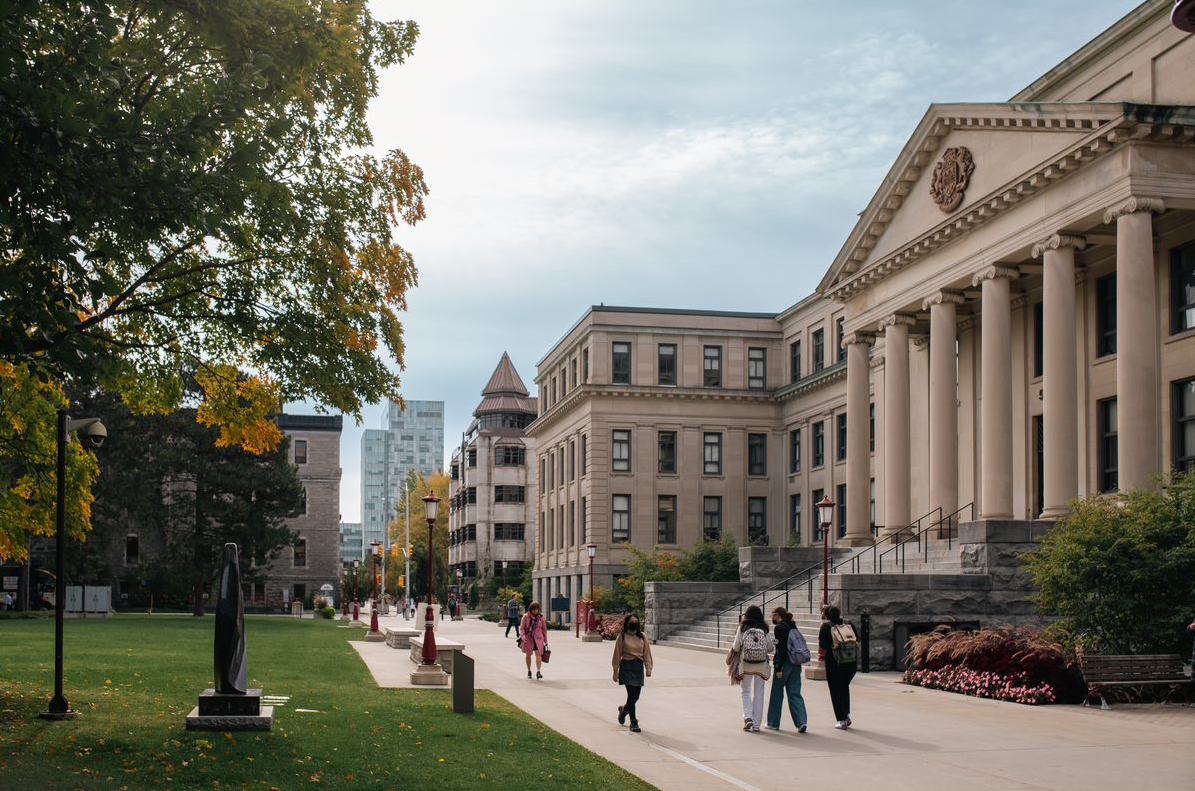
#> input picture ImageProcessing/input.png, 1195 x 791 px
$ python __main__.py --src_img_path input.png --height 100 --width 100 --x_offset 5 --y_offset 5
#> lines starting #> are read from the running program, lines starting #| are printed output that depends on the picture
### ImageProcessing/image_converter.py
from time import sleep
import cv2 as cv
import numpy as np

class ImageConverterArgs:
	'''
		This class is a bundle of geometrical arguments used by ImageConverter class.
	'''

	def __init__(self, blur_radius, canny_threshold_1, canny_threshold_2, hough_threshold, aperture_size, min_line_length, max_line_gap, rho, theta):
		# args to get blur_img
		self.blur_radius = blur_radius
		# args to get canny_img
		self.canny_threshold_1 = canny_threshold_1
		self.canny_threshold_2 = canny_threshold_2
		self.aperture_size = aperture_size
		# args to get line_segs
		self.hough_threshold = hough_threshold
		self.min_line_length = min_line_length
		self.max_line_gap = max_line_gap
		self.rho = rho
		self.theta = theta

		self._calibrate()

	def _calibrate(self):
		'''
			Private function
		'''
		if self.blur_radius % 2 == 0:
			self.blur_radius += 1 # blur radius must be odd
		if self.aperture_size % 2 == 0:
			self.aperture_size += 1 # aperture size must be odd

class ImageConverter:
	'''
		This class is used to convert the source image to the line segments
		using OpenCV library.
	'''

	def __init__(self, src_img, args: ImageConverterArgs, debug=False):
		self.src_img = src_img
		self.args = args
		self.debug = debug

	def convert(self):
		'''
			Convert the source image to the images with line segments.
		'''
		# from src_img to gray_scale_img
		gray_scale_img = cv.cvtColor(self.src_img, cv.COLOR_RGB2GRAY)
		if self.debug:
			cv.imshow("gray_scale_img", gray_scale_img)

		# from gray_scale_img to blur_img
		gaussian_kernal_size = (self.args.blur_radius, self.args.blur_radius)
		blur_img = cv.GaussianBlur(gray_scale_img, gaussian_kernal_size, 0)
		if self.debug:
			cv.imshow("blur_img", blur_img)

		# use canny edge detection to dectect edges in blur_img
		canny_img = cv.Canny(blur_img,
							 self.args.canny_threshold_1,
							 self.args.canny_threshold_2,
							 apertureSize=self.args.aperture_size)
		if self.debug:
			cv.imshow("canny_img", canny_img)

		# get line segments from canny_img
		line_segments = cv.HoughLinesP(canny_img, self.args.rho, self.args.theta,
									self.args.hough_threshold,
									minLineLength=self.args.min_line_length,
									maxLineGap=self.args.max_line_gap)

		# draw line segments to the result image
		lines = []
		res_img = np.zeros(self.src_img.shape, np.uint8)
		line_color = (0, 255, 0)
		if line_segments is not None:
			for i in range(0, len(line_segments)):
				p1 = (line_segments[i][0][0], line_segments[i][0][1])
				p2 = (line_segments[i][0][2], line_segments[i][0][3])
				lines.append((p1, p2))
				cv.line(res_img, p1, p2, line_color, 1, cv.LINE_AA)

		if self.debug:
			cv.imshow("res_img", res_img)

		return lines

### ImageProcessing/path_optimizer.py
from random import randrange
from math import sqrt
import numpy as np
import cv2 as cv
import progressbar

class PathOptimizer:
	'''
		This class is to optimize the line segments so that the path of the pen
		can be shorter.
	'''

	def optimize(self, segments, debug=False, shape=None):
		'''
			Optimize the line segments.

			Parameters
			----------
			`segments`: list of the pairs of the start point and end point for
			each line, like [((1, 1), (2, )) ...].

			`debug`: debug flag

			`shape`: image shape, img_shape attribute of an object returned by
			cv2.imread() function.
		'''
		# [5 lines of commented-out code are left out]
		if segments is None:
			raise AttributeError()

		# the thing to return
		new_segments = []

		GRID_SIZE = int(sqrt(len(segments) * 1)) # seems like a reasonable function
		GRID_WIDTH = shape[1] / GRID_SIZE
		GRID_HEIGHT = shape[0] / GRID_SIZE

		# grid format: list(points)
		# points format: tuple(id, (x, y))
		grid = []
		# create grid
		for _ in range(GRID_SIZE):
			grid_line = []
			for _ in range(GRID_SIZE):
				grid_line.append([])
			grid.append(grid_line)

		# point format: list[points]
		# points format: tuple(oppositeId, (x, y), (gridX, gridY))
		points = []

		# assign points to grid
		point_id = 0
		for segment in segments:

			# start point
			pointA = segment[0]
			gridAX = int( pointA[0] // GRID_WIDTH )
			gridAY = int( pointA[1] // GRID_HEIGHT )
			grid[gridAX][gridAY].append((point_id, pointA))

			# also let point remember which grid it is in
			# also the id of other end of the line
			points.append(((point_id + 1, pointA, (gridAX, gridAY))))
			point_id += 1

			# end point
			pointB = segment[1]
			gridBX = int( pointB[0] // GRID_WIDTH )
			gridBY = int( pointB[1] // GRID_HEIGHT )
			grid[gridBX][gridBY].append((point_id, pointB))

			# also let point remember which grid it is in
			# also the id of other end of the line
			points.append(((point_id - 1, pointB, (gridBX, gridBY))))
			point_id += 1

		# debug grid assignment using random color
		if debug and shape is not None:
			grid_img = np.zeros(shape, np.uint8)
			for i in range(GRID_SIZE):
				for j in range(GRID_SIZE):
					c = (randrange(0, 256), randrange(0, 256), randrange(0, 256))
					for p in grid[i][j]:
						cv.circle(grid_img, p[1], radius=1, color=c)
			cv.imshow("Grid", grid_img)

		point_count = 0
		current_pid = 0

		with progressbar.ProgressBar(max_value=len(points), redirect_stdout=True) as bar:
			while True:
				# grid cell point format: tuple(id, (x, y))
				# points point format: tuple(oppositeId, (x, y), (gridX, gridY))
				current_point = points[current_pid]
				opposite_point = points[current_point[0]]
				new_segments.append((current_point[1], opposite_point[1]))

				# remove points from grid
				self.RemovePointFromGridCell(grid, current_point[2][0], current_point[2][1], current_pid)
				self.RemovePointFromGridCell(grid, opposite_point[2][0], opposite_point[2][1], current_point[0])

				# exit condition:
				point_count += 2
				bar.update(point_count)
				if (point_count >= len(points)):
					break

				current_grid = opposite_point[2]
				point_position = opposite_point[1]

				# check current grid first
				# return: tuple(closetPointId, closetDistanceSq)
				closest_point = self.ClosestPointInGrid(grid, current_grid, point_position)

				if (closest_point is not None):
					current_pid = closest_point[0]
				else: # no point in current grid
					# expand out layer by layer, in each layer check for the closest point
					for grid_layer in range(1, GRID_SIZE):
						closet_point_id = None
						closet_distance_sq = float('inf')

						# layer = 1:
						# T T T
						# M   M
						# D D D

						# layer = 2:
						# T T T T T
						# M       M
						# M       M
						# M       M
						# D D D D D

						# top and down line
						for x in range(current_grid[0] - grid_layer, current_grid[0] + grid_layer):
							for y in [current_grid[1] - grid_layer, current_grid[1] + grid_layer]:
								result = self.ClosestPointInGrid(grid, (x, y), point_position)
								if (result is None):
									continue
								(id, distance_sq) = result
								if distance_sq < closet_distance_sq:
									closet_distance_sq = distance_sq
									closet_point_id = id
						# middle
						for y in range(current_grid[1] - grid_layer + 1, current_grid[1] + grid_layer - 1):
							for x in [current_grid[0] - grid_layer, current_grid[0] + grid_layer]:
								result = self.ClosestPointInGrid(grid, (x, y), point_position)
								if (result is None):
									continue
								(id, distance_sq) = result
								if distance_sq < closet_distance_sq:
									closet_distance_sq = distance_sq
									closet_point_id = id

						if (closet_point_id is not None):
							current_pid = closet_point_id
							break

		# debug optimized line and toolpath
		if debug and shape is not None:
			optimized_img = np.zeros(shape, np.uint8)

			for i in range(0, len(new_segments)):
				# draw line in green
				cv.line(optimized_img, new_segments[i][0], new_segments[i][1], (0, 255, 0), 1, cv.LINE_AA)

				cv.imshow("Optimized", optimized_img)
				cv.waitKey(10)

				if i < len(new_segments) - 1:
					# draw path in red
					cv.line(optimized_img, new_segments[i][1], new_segments[i + 1][0], (0, 0, 255), 1, cv.LINE_AA)

				cv.imshow("Optimized", optimized_img)
				cv.waitKey(10)

		return new_segments

	# find closest point in a grid, return None if grid_coordinate does not exist or no point in grid
	def ClosestPointInGrid(self, grid, grid_coordinate, point):
		length = len(grid)
		if (grid_coordinate[0] < 0 or grid_coordinate[0] >= length or grid_coordinate[1] < 0 or grid_coordinate[1] >= length):
			return None

		cell = grid[grid_coordinate[0]][grid_coordinate[1]]
		if (len(cell) <= 0):
			return None

		closet_point_id = None
		closet_distance_sq = float('inf')
		for p in cell:
			distance_sq = self.DistanceSq(point, p[1])
			if distance_sq < closet_distance_sq:
				closet_distance_sq = distance_sq
				closet_point_id = p[0]

		return (closet_point_id, closet_distance_sq)

	# get square of distance for compairsion
	def DistanceSq(self, pointA, pointB):
		return (pointA[0] - pointB[0]) ** 2 + (pointA[1] - pointB[1]) ** 2

	# remove a point from a grid cell by id
	def RemovePointFromGridCell(self, grid, gridX, gridY, id):
		grid_cell = grid[gridX][gridY]
		for point in grid_cell:
			if ((point[0]) == id):
				grid_cell.remove(point)

### ImageProcessing/pixel_to_real_space_converter.py
import numpy as np
import cv2 as cv
import progressbar

class PixelToRealSpaceConverter:
	'''
		This class converts the coordinates in pixel length (px) to the real world length (mm).

		size are in (height, width) format
		coordinate are in (x, y) format

		coordinate is relative to top left of the paper

		(0,0) ----> x \\
		| \\
		| \\
		V \\
		y

		unit of pixel size is px
		unit of real size and root coordinate is mm
	'''

	def convert(self, segments, shape, real_size, root, debug=False):
		'''
			Convert the coordinates in pixel length (px) to the real world length (mm).

			Parameters
			----------
			`segments`: list of coordinates in pixel length

			`shape`: the shape of the image in pixel.

			`real_size`: real paper size in mm.

			`root`: the root coordinate of the arm base.

			Return
			------
			A list of coordinates in mm.
		'''
		if segments is None:
			raise AttributeError()
		new_segments = []

		pixel_size = (shape[0], shape[1])

		# scale image to fit on paper
		scaling_factor = 1.0

		if pixel_size[0] > pixel_size[1]:  # image is wider
			# use width to calculate scaling factor
			scaling_factor = real_size[0] / pixel_size[0]
		else: # image is taller
			# use height to calculate scaling factor
			scaling_factor = real_size[1] / pixel_size[1]

		for segment in progressbar.progressbar(segments):
			x1 = segment[0][0] * scaling_factor - root[0]
			y1 = segment[0][1] * scaling_factor - root[1]
			x2 = segment[1][0] * scaling_factor - root[0]
			y2 = segment[1][1] * scaling_factor - root[1]

			x1 = round(x1)
			y1 = -round(y1)

			x2 = round(x2)
			y2 = -round(y2)

			start = (x1, y1)
			end = (x2, y2)

			new_segments.append((start, end))


		if debug and shape is not None:
			# window size multiplier
			scale = 3

			realShape = (real_size[0] * scale, real_size[1] * scale, shape[2])
			real_size_img = np.zeros(realShape, np.uint8)

			for s in range(0, len(new_segments)):
				# remove root offset
				real_start = ((new_segments[s][0][0] + root[0]) * scale, (new_segments[s][0][1] + root[1]) * scale)
				real_end = ((new_segments[s][1][0] + root[0]) * scale, (new_segments[s][1][1] + root[1]) * scale)

				cv.line(real_size_img, real_start, real_end, (255, 255, 255), 1, cv.LINE_AA)

			cv.imshow("Real Size", real_size_img)

		return new_segments

### ImageProcessing/__main__.py
import argparse
import os
import cv2 as cv
import numpy as np
from image_converter import *
from path_optimizer import *
from pixel_to_real_space_converter import *

def export_path_csv(l):
	EXPORT_DIR = "Temp"
	EXPORT_FILE_NAME = "path.csv"
	FULL_EXPORT_FILE_PATH = os.path.join(EXPORT_DIR, EXPORT_FILE_NAME)

	# create temp folder
	if not os.path.exists(EXPORT_DIR):
		os.makedirs(EXPORT_DIR)

	with open(FULL_EXPORT_FILE_PATH, "w") as file:
		for i in range(len(l)):
			line = str(l[i][0][0]) + "," + str(l[i][0][1]) + "," + str(l[i][1][0]) + "," + str(l[i][1][1]) + "\n"
			file.write(line)

def main():
	# parse the command-line args
	parser = argparse.ArgumentParser()
	parser.add_argument("--debug",
						dest="debug", action="store_true", help="Enable debug outputs.")
	parser.add_argument("-s", "--src_img_path",
						required=True, dest="src_img_path", action="store", type=str, help="Path to the source image")
	parser.add_argument("--height",
						required=True, dest="height", action="store", type=int, help="Height of the paper")
	parser.add_argument("--width",
						required=True, dest="width", action="store", type=int, help="Width of the paper")
	parser.add_argument("-x", "--x_offset",
						required=True, dest="x_offset", action="store", type=int, help="X offset of the origin")
	parser.add_argument("-y", "--y_offset",
						required=True, dest="y_offset", action="store", type=int, help="Y offset of the origin")
	parser.set_defaults(debug=False)
	cmd_args = parser.parse_args()

	# read the source image
	src_img = cv.imread(cmd_args.src_img_path)
#> src_img is the input picture: shape (791, 1195, 3); mean B, G, R 105.5, 116.6, 118.7
	image_converter_args = ImageConverterArgs(
		blur_radius=5,
		canny_threshold_1=60,
		canny_threshold_2=10,
		hough_threshold=8,
		aperture_size=3,
		min_line_length=5,
		max_line_gap=5,
		rho=1,
		theta=np.pi/180
	)

	# convert the source image
	image_converter = ImageConverter(src_img, image_converter_args, cmd_args.debug)
	segments = image_converter.convert()
#> in convert, `gray_scale_img = cv.cvtColor(self.src_img, cv.COLOR_RGB2GRAY)`:
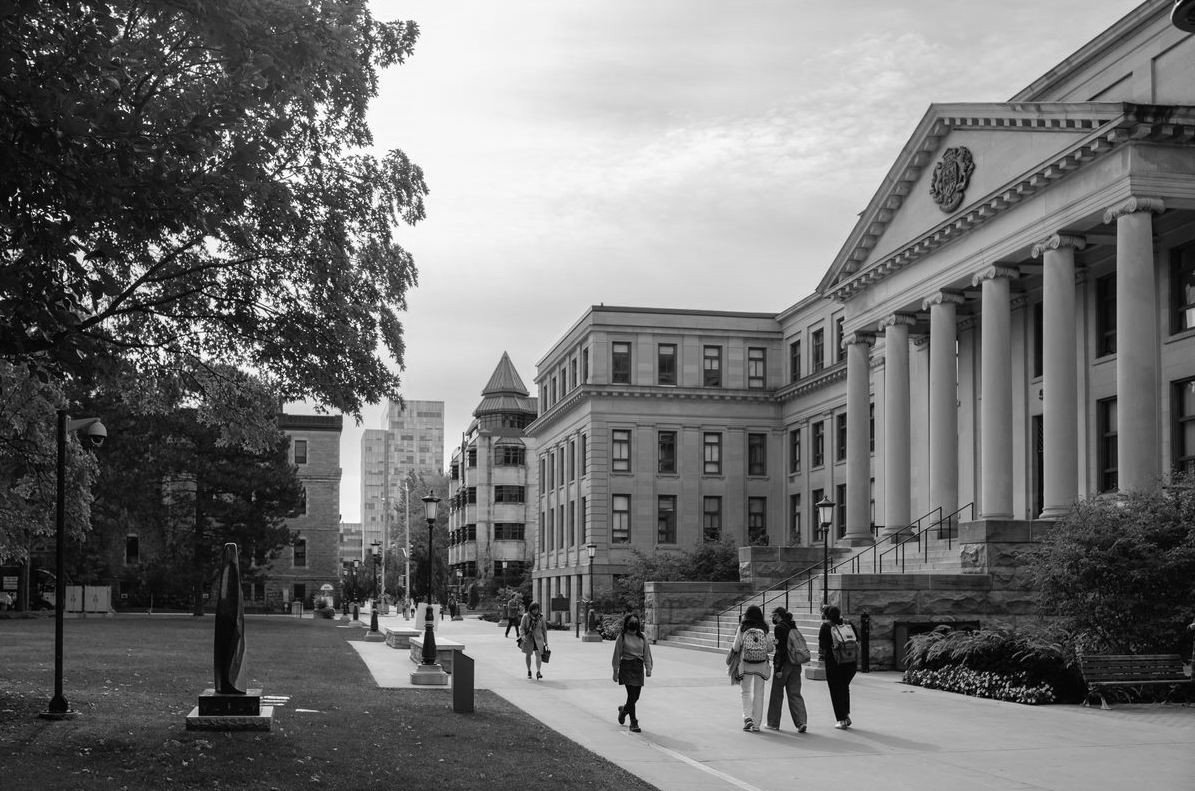
#> gray_scale_img: shape (791, 1195); min 0, max 255, mean 113.5
#> in convert, `canny_img = cv.Canny(blur_img, self.args.canny_threshold_1, self.args...`:
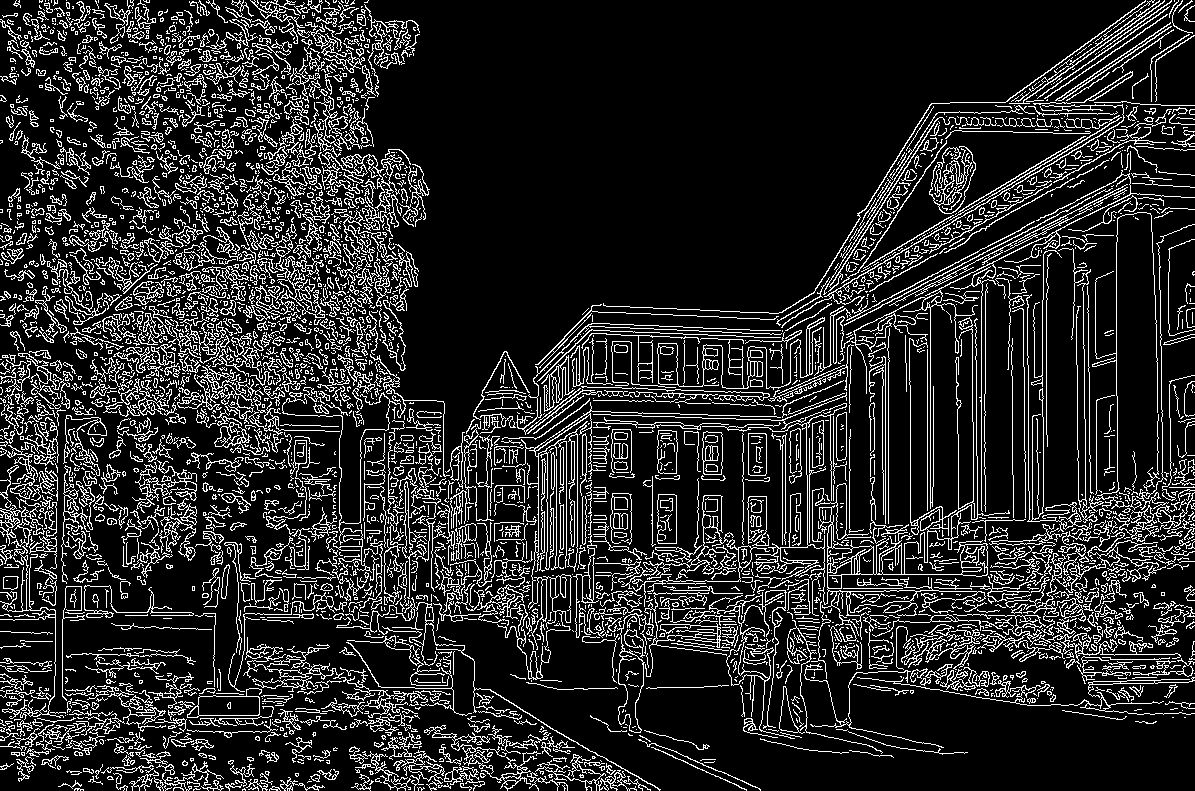
#> canny_img: shape (791, 1195); 15.5% white in thin lines or dots
#> the loop in convert, `for i in range(0, len(line_segments)):` made 15208 passes
#> (p1, p2) on passes 1 to 3: ((944, 666), (980, 689)), ((214, 673), (220, 672)), ((741, 388), (750, 385))
#> after the loop in convert, `for i in range(0, len(line_segments)):`:
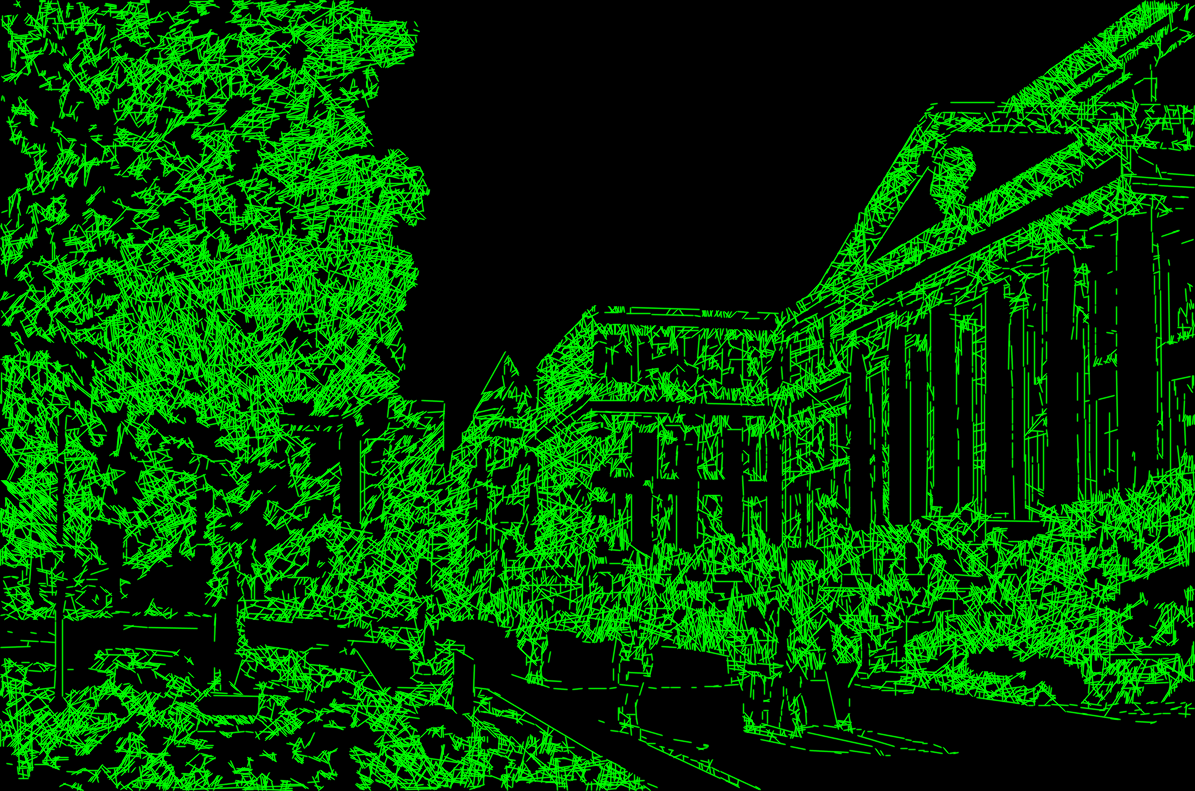
#> res_img: shape (791, 1195, 3); mean of channels 0, 1, 2 0, 66, 0; drawn as B, G, R
#> after the loop in convert, `for i in range(0, len(line_segments)):`: lines = 15208 items
#> segments = 15208 items

	# optimize the moving path
	optimizer = PathOptimizer()
	optimized_segments = optimizer.optimize(segments, debug=cmd_args.debug, shape=src_img.shape)
#> in optimize, `GRID_SIZE = int(sqrt(len(segments) * 1))`: GRID_SIZE = 123
#> in optimize, `GRID_WIDTH = shape[1] / GRID_SIZE`: GRID_WIDTH = 9.72
#> in optimize, `GRID_HEIGHT = shape[0] / GRID_SIZE`: GRID_HEIGHT = 6.43
#> the loop in optimize, `for segment in segments:` made 15208 passes
#> (segment, gridAX, gridAY, point_id, gridBX, gridBY) on passes 1 to 3: (((944, 666), (980, 689)), 97, 103, 2, 100, 107), (((214, 673), (220, 672)), 22, 104, 4, 22, 104), (((741, 388), (750, 385)), 76, 60, 6, 77, 59)
#> after the loop in optimize, `for segment in segments:`: point_id = 30416; points = 30416 items
#> the loop in optimize, `while True:` made 15208 passes
#> (current_point, opposite_point, closest_point) on passes 1, 2, 4, 5, 6: ((1, (944, 666), (97, 103)), (0, (980, 689), (100, 107)), (15554, 10)), ((15555, (979, 692), (100, 107)), (15554, (979, 697), (100, 108)), (11884, 9)), ((2240, (1018, 703), (104, 109)), (2241, (1005, 675), (103, 104)), (13157, 1)), ((13156, (1006, 675), (103, 104)), (13157, (1006, 684), (103, 106)), (8632, 5)), ((8633, (1004, 685), (103, 106)), (8632, (1014, 702), (104, 109)), (28295, 26))
#> (current_point, opposite_point, closest_point) on passes 3, 8, 9: ((11885, (976, 697), (100, 108)), (11884, (1019, 703), (104, 109)), (2241, 1)), ((16145, (1018, 694), (104, 107)), (16144, (1021, 701), (105, 109)), (25501, 1)), ((25500, (1022, 701), (105, 109)), (25501, (1016, 696), (104, 108)), (28031, 4))

	# convert image to real space
	pixel_to_real = PixelToRealSpaceConverter()
	real_space_segments = pixel_to_real.convert(optimized_segments, src_img.shape,
		(cmd_args.height, cmd_args.width), (cmd_args.x_offset, cmd_args.y_offset), debug=cmd_args.debug)
#> the loop in convert, `for segment in progressbar.progressbar(segments):` made 15208 passes
#> segment on passes 1 to 3: ((944, 666), (980, 689)), ((979, 692), (979, 697)), ((976, 697), (1019, 703))

	export_path_csv(real_space_segments)

	if cmd_args.debug:
		# wait for key inputs to see the intermediate images
		cv.waitKey()

# main program entry point
if __name__ == "__main__":
	main()
